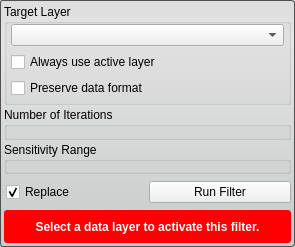
<?xml version="1.0" encoding="UTF-8"?>
<ui version="4.0">
 <class>CurvatureAnisotropicDiffusionFilterInterface</class>
 <widget class="QWidget" name="CurvatureAnisotropicDiffusionFilterInterface">
  <property name="geometry">
   <rect>
    <x>0</x>
    <y>0</y>
    <width>295</width>
    <height>247</height>
   </rect>
  </property>
  <property name="sizePolicy">
   <sizepolicy hsizetype="MinimumExpanding" vsizetype="MinimumExpanding">
    <horstretch>0</horstretch>
    <verstretch>0</verstretch>
   </sizepolicy>
  </property>
  <property name="windowTitle">
   <string>Anisotropic Diffusion Filter</string>
  </property>
  <property name="styleSheet">
   <string notr="true">QWidget#CurvatureAnisotropicDiffusionFilterInterface{
  border-radius: 3px;
  border: 1px solid rgb(80, 80,80);
  background-color: qlineargradient(spread:pad, x1:0.5, y1:0, x2:0.5, y2:0.960227, stop:0 rgba(221, 221, 221, 255), stop:0.155779 rgba(228, 228, 228, 255), stop:1 rgba(202, 204, 204, 255));      
}</string>
  </property>
  <layout class="QVBoxLayout" name="verticalLayout">
   <property name="spacing">
    <number>2</number>
   </property>
   <property name="margin">
    <number>4</number>
   </property>
   <item>
    <widget class="QGroupBox" name="target_groupbox_">
     <property name="title">
      <string>Target Layer</string>
     </property>
     <layout class="QVBoxLayout" name="verticalLayout_4">
      <property name="spacing">
       <number>6</number>
      </property>
      <property name="leftMargin">
       <number>4</number>
      </property>
      <property name="topMargin">
       <number>0</number>
      </property>
      <property name="rightMargin">
       <number>4</number>
      </property>
      <property name="bottomMargin">
       <number>4</number>
      </property>
      <item>
       <widget class="QtUtils::QtDropableComboBox" name="target_layer_">
        <property name="sizePolicy">
         <sizepolicy hsizetype="Ignored" vsizetype="Fixed">
          <horstretch>0</horstretch>
          <verstretch>0</verstretch>
         </sizepolicy>
        </property>
       </widget>
      </item>
      <item>
       <widget class="QWidget" name="widget" native="true">
        <property name="minimumSize">
         <size>
          <width>0</width>
          <height>20</height>
         </size>
        </property>
        <layout class="QHBoxLayout" name="horizontalLayout_5">
         <property name="spacing">
          <number>0</number>
         </property>
         <property name="margin">
          <number>0</number>
         </property>
         <item>
          <widget class="QCheckBox" name="use_active_layer_">
           <property name="text">
            <string>Always use active layer</string>
           </property>
          </widget>
         </item>
        </layout>
       </widget>
      </item>
      <item>
       <widget class="QWidget" name="widget_2" native="true">
        <property name="minimumSize">
         <size>
          <width>0</width>
          <height>20</height>
         </size>
        </property>
        <layout class="QHBoxLayout" name="horizontalLayout_4">
         <property name="spacing">
          <number>0</number>
         </property>
         <property name="margin">
          <number>0</number>
         </property>
         <item>
          <widget class="QCheckBox" name="preserve_data_format_">
           <property name="text">
            <string>Preserve data format</string>
           </property>
          </widget>
         </item>
        </layout>
       </widget>
      </item>
     </layout>
    </widget>
   </item>
   <item>
    <widget class="QGroupBox" name="groupBox">
     <property name="title">
      <string>Number of Iterations</string>
     </property>
     <layout class="QHBoxLayout" name="horizontalLayout_2">
      <property name="spacing">
       <number>0</number>
      </property>
      <property name="leftMargin">
       <number>4</number>
      </property>
      <property name="topMargin">
       <number>2</number>
      </property>
      <property name="rightMargin">
       <number>4</number>
      </property>
      <property name="bottomMargin">
       <number>4</number>
      </property>
      <item>
       <widget class="QtUtils::QtLogSliderIntCombo" name="iterations_" native="true"/>
      </item>
     </layout>
    </widget>
   </item>
   <item>
    <widget class="QGroupBox" name="groupBox_2">
     <property name="title">
      <string>Sensitivity Range</string>
     </property>
     <layout class="QHBoxLayout" name="horizontalLayout_3">
      <property name="spacing">
       <number>0</number>
      </property>
      <property name="leftMargin">
       <number>4</number>
      </property>
      <property name="topMargin">
       <number>2</number>
      </property>
      <property name="rightMargin">
       <number>4</number>
      </property>
      <property name="bottomMargin">
       <number>4</number>
      </property>
      <item>
       <widget class="QtUtils::QtSliderDoubleCombo" name="sensitivity_" native="true"/>
      </item>
     </layout>
    </widget>
   </item>
   <item>
    <widget class="QWidget" name="replaceRunWidget" native="true">
     <property name="minimumSize">
      <size>
       <width>0</width>
       <height>32</height>
      </size>
     </property>
     <property name="maximumSize">
      <size>
       <width>16777215</width>
       <height>32</height>
      </size>
     </property>
     <layout class="QHBoxLayout" name="horizontalLayout" stretch="1,1">
      <property name="spacing">
       <number>0</number>
      </property>
      <property name="leftMargin">
       <number>2</number>
      </property>
      <property name="topMargin">
       <number>0</number>
      </property>
      <property name="rightMargin">
       <number>0</number>
      </property>
      <property name="bottomMargin">
       <number>0</number>
      </property>
      <item>
       <widget class="QCheckBox" name="replaceCheckBox">
        <property name="text">
         <string>Replace</string>
        </property>
        <property name="checked">
         <bool>true</bool>
        </property>
       </widget>
      </item>
      <item>
       <widget class="QPushButton" name="runFilterButton">
        <property name="text">
         <string>Run Filter</string>
        </property>
       </widget>
      </item>
     </layout>
    </widget>
   </item>
   <item>
    <widget class="QWidget" name="message_alert_" native="true">
     <property name="minimumSize">
      <size>
       <width>0</width>
       <height>32</height>
      </size>
     </property>
     <property name="styleSheet">
      <string notr="true">QLabel#message_{
  color: white;
  font: bold;
}

QWidget#message_alert_{
  border-radius: 3px;
  background-color: red;
}</string>
     </property>
     <layout class="QHBoxLayout" name="horizontalLayout_6">
      <property name="spacing">
       <number>0</number>
      </property>
      <property name="margin">
       <number>4</number>
      </property>
      <item>
       <widget class="QLabel" name="message_">
        <property name="text">
         <string>Select a data layer to activate this filter.</string>
        </property>
        <property name="alignment">
         <set>Qt::AlignCenter</set>
        </property>
        <property name="wordWrap">
         <bool>true</bool>
        </property>
       </widget>
      </item>
     </layout>
    </widget>
   </item>
  </layout>
 </widget>
 <customwidgets>
  <customwidget>
   <class>QtUtils::QtDropableComboBox</class>
   <extends>QComboBox</extends>
   <header location="global">QtUtils/Widgets/QtDropableComboBox.h</header>
  </customwidget>
  <customwidget>
   <class>QtUtils::QtSliderDoubleCombo</class>
   <extends>QWidget</extends>
   <header location="global">QtUtils/Widgets/QtSliderDoubleCombo.h</header>
   <container>1</container>
  </customwidget>
  <customwidget>
   <class>QtUtils::QtLogSliderIntCombo</class>
   <extends>QWidget</extends>
   <header location="global">QtUtils/Widgets/QtLogSliderIntCombo.h</header>
   <container>1</container>
  </customwidget>
 </customwidgets>
 <resources/>
 <connections/>
</ui>
